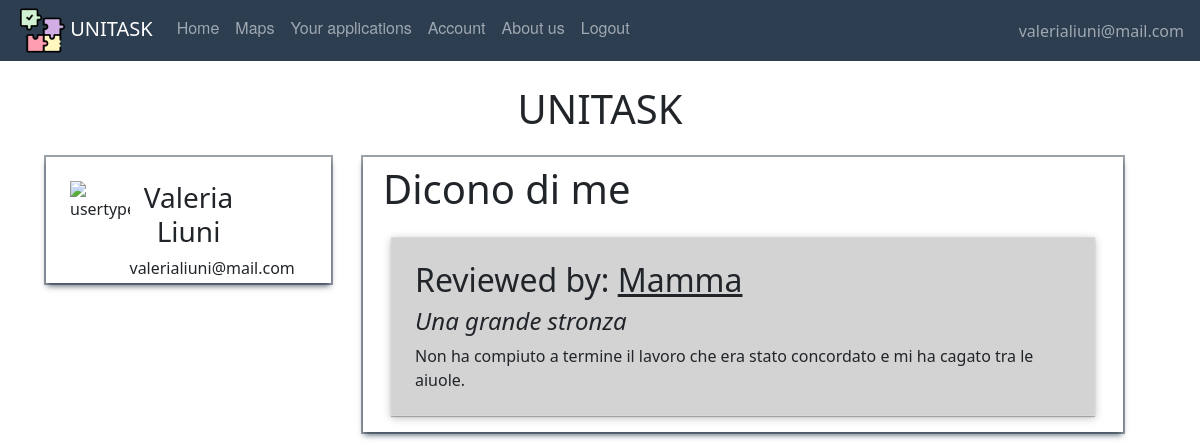
Page /account (signed in) on the earlier database version.
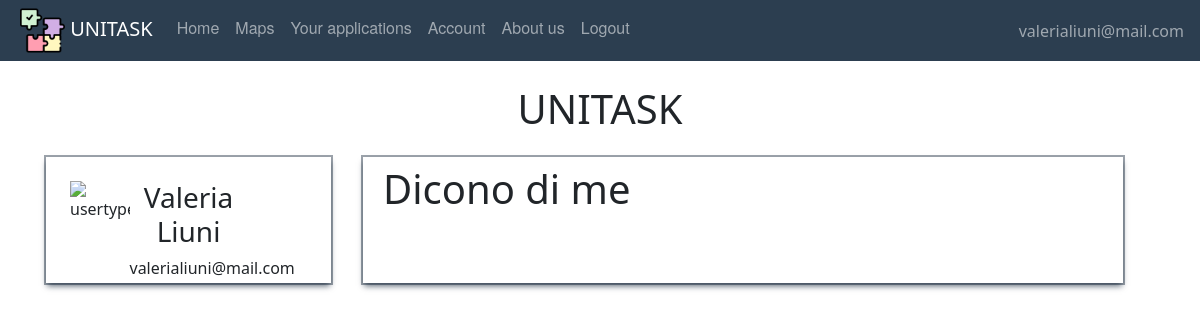
Same page on the later database version.
### website/models.py (models this page shows)
class Review(db.Model, UserMixin):
    id = db.Column(db.Integer, primary_key=True)
    title = db.Column(db.String(150))
    text = db.Column(db.String(150))
    date = db.Column(db.DateTime(timezone=True), default=func.now)
    id_reviewer = db.Column(db.Integer, db.ForeignKey('user.id'))
    id_reviewed = db.Column(db.Integer, db.ForeignKey('user.id'))
    task_id = db.Column(db.Integer, db.ForeignKey('offer.id'))

class User(db.Model, UserMixin):
    id = db.Column(db.Integer, primary_key=True)
    email = db.Column(db.String(150), unique=True)
    password = db.Column(db.String(150))
    first_name = db.Column(db.String(150))
    surname = db.Column(db.String(150))
    type = db.Column(db.String(20))
    reviewsposted = db.relationship('Review', foreign_keys='Review.id_reviewer',
                                    backref='author')
    reviewsreceived = db.relationship('Review', foreign_keys='Review.id_reviewed',
                                      backref='received')
    __mapper_args__ = {
        'polymorphic_on': type,
        'polymorphic_identity': 'user',
    }

### website/views.py (the view)
@views.route('/account')
def account():
    return render_template("User/account.html", user=current_user)

### website/__init__.py (called while the page is built)
def create_app():
    app = Flask(__name__)
    app.config['SECRET_KEY'] = 'atrebunfigoassurdo'
    app.config['SQLALCHEMY_DATABASE_URI'] = 'sqlite:///'+ DB_NAME
    db.init_app(app)
    from .views import views  # We imported the name of the blueprint
    from .auth import auth
    app.register_blueprint(views, url_prefix="/")  # Stiamo dicendo come sono definite le pagine e dove sono
    app.register_blueprint(auth, url_prefix="/")
    from .models import User, Offer, Adult, Student
    create_database(app)
    login_manager = LoginManager()
    login_manager.login_view = 'auth.login'  # dove vogliamo mandare l'user se non loggato
    login_manager.init_app(app)
    @login_manager.user_loader
    def load_user(id):
        return User.query.get(int(id))
    return app

### website/templates/User/account.html (shortened to what this page needs)
{% extends "base.html" %} {% block title %}Personal settings{% endblock %} {% block content%}
     <br />
    <h1 align = "center">UNITASK</h1>
    <div class="container">
    <div class="row">
        <div align="center" class="col-3 profile-box m-3 p-4">
            <div class="row">
                <div class="col-2">
                 {% if user.type=='student'%}
                            <img align="left" width="60" height="60" alt="usertype" src="/static/images/pic/student.png"/>
                    {% endif %}
            </div>
                <div class="col-8">
                    <h3 class="px-2">{{user.first_name}} {{ user.surname }}</h3>
                    <p class="px-3">{{ user.email }}</p>
                    </div>
            </div>
        </div>
        <div  class="col-8 reviews-box m-3">
<h1 align="left" class="p-2">Dicono di me </h1>
        {% for recens in user.reviewsreceived %}
            <div class="box-review">
                <h2>Reviewed by: <span class="review-author"> {{recens.author.first_name }}</span></h2>
                <h4 class="review-title">{{ recens.title }}</h4>
                {{ recens.text }}
            </div>
          {% endfor %}
        </div>
    </div>
    </div>
{% endblock %}

Differences in the rows shown:
removed Review: author.first_name "Mamma", title "Una grande stronza", text "Non ha compiuto a termine il lavoro che era stato concordato e mi ha cagato tra le aiuole."
